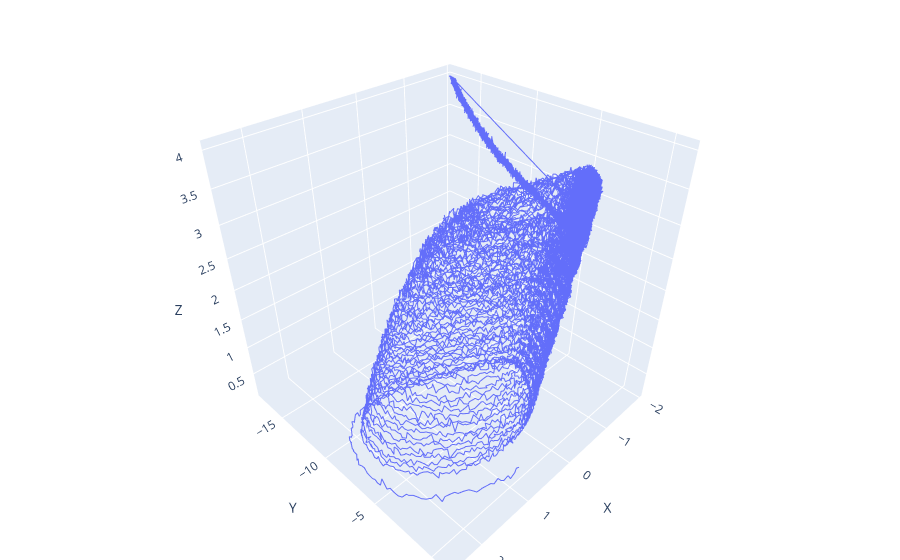

The notebook cell saved with this chart:
### Code cell
# interactive 3d trajectory for the first node in x_data
import plotly.graph_objects as go

coords = x_data[:, 10, :].detach().cpu().numpy()
bounds = np.where((coords[:, 2] < 4))
coords = coords[bounds]

fig = go.Figure(
    data=[
        go.Scatter3d(
            x=coords[:, 0],
            y=coords[:, 1],
            z=coords[:, 2],
            mode='lines',
            line=dict(width=2),
        )
    ]
    
)

fig.update_layout(
    scene=dict(
        xaxis_title="X",
        yaxis_title="Y",
        zaxis_title="Z",
    ),
    margin=dict(l=0, r=0, b=0, t=10),
)

fig.show()

### Figure 1 — Plotly figure (JSON) as saved in the notebook; plotly's stock layout.template omitted (floating-point values rounded to 4 significant figures; data arrays with more than 128 entries replaced by an {"elided": "..."} marker saying what was removed)
{"data": [{"line": {"width": 2}, "mode": "lines", "type": "scatter3d", "x": {"elided": "31830 float values"}, "y": {"elided": "31830 float values"}, "z": {"elided": "31830 float values"}}], "layout": {"margin": {"b": 0, "l": 0, "r": 0, "t": 10}, "scene": {"xaxis": {"title": {"text": "X"}}, "yaxis": {"title": {"text": "Y"}}, "zaxis": {"title": {"text": "Z"}}}}}
